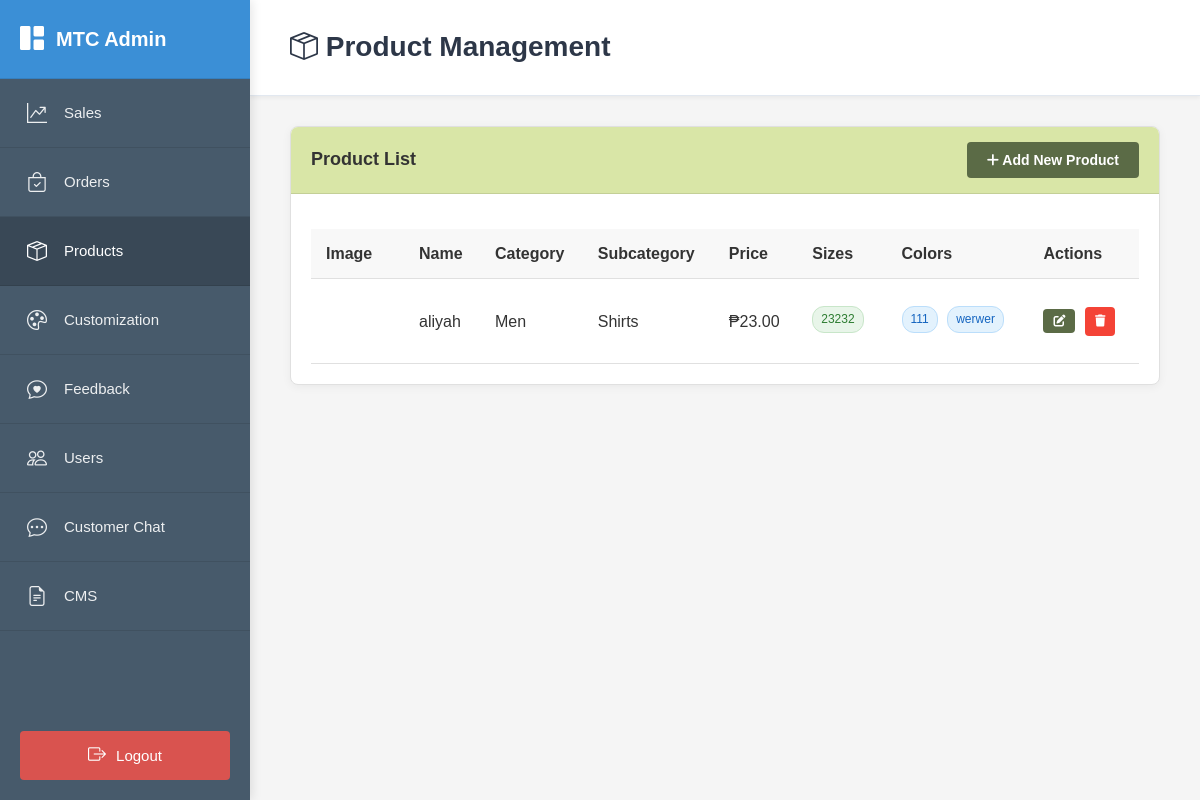
The app's page /admin/product.php (signed in) with its own data.
### tables this page shows
CREATE TABLE `products` (
  `id` int(11) NOT NULL,
  `name` varchar(100) DEFAULT NULL,
  `price` decimal(10,2) DEFAULT NULL,
  `max_per_order` int(11) DEFAULT NULL,
  `image` varchar(100) DEFAULT NULL,
  `category` varchar(50) DEFAULT 'unisex',
  `subcategory` varchar(50) DEFAULT NULL,
  `description` text DEFAULT NULL,
  `material` varchar(100) DEFAULT NULL,
  `discount_enabled` tinyint(1) DEFAULT 0,
  `discount_type` enum('percent','fixed') DEFAULT NULL,
  `discount_value` decimal(10,2) DEFAULT NULL
);

### admin/product.php (the view, shortened to what this page needs)
<?php
include '../db.php';
$conn->query("ALTER TABLE products ADD COLUMN IF NOT EXISTS max_per_order INT NULL DEFAULT NULL AFTER price");
$sql = "SELECT p.*,
               (SELECT GROUP_CONCAT(DISTINCT size) FROM product_sizes WHERE product_id = p.id) as sizes,
               (SELECT GROUP_CONCAT(DISTINCT color) FROM product_colors WHERE product_id = p.id) as colors
        FROM products p
        ORDER BY p.id DESC";
$products = $conn->query($sql);
?>
<!DOCTYPE html>
<html lang="en">
<head>
  <link href="https://cdn.jsdelivr.net/npm/bootstrap-icons@1.11.0/font/bootstrap-icons.css" rel="stylesheet">
  <link rel="stylesheet" href="https://cdnjs.cloudflare.com/ajax/libs/font-awesome/6.0.0/css/all.min.css">
  <link href="https://cdn.jsdelivr.net/npm/select2@4.1.0-rc.0/dist/css/select2.min.css" rel="stylesheet" />
  <link rel="stylesheet" href="css/sidebar.css">
</head>
<body>
<div class="admin-layout">
  <?php include 'includes/sidebar.php'; ?>
  <div class="main-content">
    <div class="content-header">
      <h1><i class="bi bi-box-seam"></i> Product Management</h1>
    </div>
    <div class="content-body">
      <div class="container-fluid">
    <div class="card">
      <div class="card-header">
        <div style="display: flex; justify-content: space-between; align-items: center; width: 100%;">
          <span>Product List</span>
          <button onclick="openAddModal()" class="btn btn-primary" style="margin-left: auto;">
            <i class="fas fa-plus"></i> Add New Product
          </button>
        </div>
      </div>
      <div class="card-body">
        <div class="table-responsive">
          <table class="table">
            <thead>
              <tr>
                <th>Image</th>
                <th>Name</th>
                <th>Category</th>
                <th>Subcategory</th>
                <th>Price</th>
                <th>Sizes</th>
                <th>Colors</th>
                <th>Actions</th>
              </tr>
            </thead>
            <tbody>
              <?php while($product = $products->fetch_assoc()): ?>
                <tr>
                  <td>
<?php
  $productId = (int)$product['id'];
  $imgResult = $conn->query("SELECT image FROM product_images WHERE product_id = $productId ORDER BY id");
  $productImages = [];
  if ($imgResult) {
    while ($imgRow = $imgResult->fetch_assoc()) {
      $productImages[] = $imgRow['image'];
    }
  }
  if (!empty($productImages)) {
    $totalImages = count($productImages);
    $imagesJson = htmlspecialchars(json_encode($productImages), ENT_QUOTES, 'UTF-8');
    echo '<div style="position: relative; width: 60px; height: 60px; cursor: pointer;" onclick="viewProductImages(' . $productId . ', ' . $imagesJson . ')" title="Click to view all ' . $totalImages . ' image(s)">';
    echo '</div>';
  } else {
    echo '<div style="width: 60px; height: 60px; background: #eee; display: flex; align-items: center; justify-content: center; border-radius: 4px;"><i class="fas fa-image" style="font-size: 24px; color: #999;"></i></div>';
  }
?>
                  </td>
                  <td><?php echo htmlspecialchars($product['name']); ?></td>
                  <td><?php echo htmlspecialchars($product['category']); ?></td>
                  <td><?php echo !empty($product['subcategory']) ? htmlspecialchars($product['subcategory']) : '-'; ?></td>
                  <td>₱<?php echo number_format($product['price'], 2); ?></td>
                  <td>
                    <?php if (!empty($product['sizes'])): ?>
                      <?php
                        $sizes = explode(',', $product['sizes']);
                        foreach ($sizes as $size):
                      ?>
                        <span class="badge badge-success"><?php echo htmlspecialchars(trim($size)); ?></span>
                      <?php endforeach; ?>
                    <?php else: ?>
                      -
                    <?php endif; ?>
                  </td>
                  <td>
                    <?php if (!empty($product['colors'])): ?>
                      <?php
                        $colors = explode(',', $product['colors']);
                        foreach ($colors as $color):
                          $trimmedColor = trim($color);
                      ?>
                        <span class="badge badge-info"><?php echo htmlspecialchars($trimmedColor); ?></span>
                      <?php endforeach; ?>
                    <?php else: ?>
                      -
                    <?php endif; ?>
                  </td>
                  <td class="action-buttons">
                    <button onclick="editProduct(<?php echo $product['id']; ?>)" class="btn btn-primary btn-sm">
                      <i class="fas fa-edit"></i>
                    </button>
                    <a href="?delete=<?php echo $product['id']; ?>" class="btn btn-danger btn-sm" onclick="return confirm('Are you sure you want to delete this product?')">
                      <i class="fas fa-trash"></i>
                    </a>
                  </td>
                </tr>
              <?php endwhile; ?>
            </tbody>
          </table>
        </div>
      </div>
    </div>
  </div>
      </div>
    </div>
  </div>
</body>
</html>

### admin/css/sidebar.css (style rules this page uses)
* { margin: 0; padding: 0; box-sizing: border-box; }
body { font-family: 'Segoe UI', Tahoma, Geneva, Verdana, sans-serif; background: #f5f5f5; overflow-x: hidden; }
.admin-layout { display: flex; min-height: 100vh; }
.main-content { margin-left: 250px; flex: 1; min-height: 100vh; background: #f5f5f5; }
.content-header { background: white; padding: 25px 40px; box-shadow: 0 2px 4px rgba(0, 0, 0, 0.05); border-bottom: 1px solid #e2e8f0; }
.content-header h1 { font-size: 28px; color: #2d3748; font-weight: 600; margin: 0; }
.content-body { padding: 30px 40px; }
.card-header { display: flex; align-items: center; gap: 12px; margin-bottom: 15px; }

### admin/product.php (style rules this page uses)
:root { --primary-color: #5b6b46; --primary-light: #d9e6a7; --primary-dark: #4a5a37; --light-gray: #f8f8f8; --dark-gray: #333; --white: #fff; --border-color: #e0e0e0; --text-color: #333; --text-light: #666; --success-color: #4CAF50; --danger-color: #f44336; --warning-color: #ff9800; }
* { margin: 0; padding: 0; box-sizing: border-box; font-family: Arial, sans-serif; }
body { background: #fafafa; color: var(--text-color); line-height: 1.6; }
h1 { color: var(--dark-gray); margin-bottom: 20px; }
.btn { display: inline-block; padding: 10px 20px; border: none; border-radius: 4px; cursor: pointer; font-size: 14px; font-weight: 600; text-decoration: none; transition: all 0.3s ease; }
.btn-primary { background-color: var(--primary-color); color: white; }
.btn-danger { background-color: var(--danger-color); color: white; }
.card { background: white; border-radius: 8px; box-shadow: 0 2px 10px rgba(0,0,0,0.05); margin-bottom: 20px; overflow: hidden; border: 1px solid var(--border-color); }
.card-header { background-color: var(--primary-light); color: var(--dark-gray); padding: 15px 20px; font-size: 18px; font-weight: 600; border-bottom: 1px solid rgba(0,0,0,0.1); }
.card-body { padding: 20px; }
.table { width: 100%; border-collapse: collapse; }
.table th, .table td { padding: 12px 15px; text-align: left; border-bottom: 1px solid var(--border-color); }
.table th { background-color: var(--light-gray); font-weight: 600; color: var(--dark-gray); }
.badge { display: inline-block; padding: 3px 8px; border-radius: 12px; font-size: 12px; font-weight: 500; margin-right: 5px; margin-bottom: 5px; }
.badge-success { background-color: #e8f5e9; color: #2e7d32; border: 1px solid #c8e6c9; }
.badge-info { background-color: #e3f2fd; color: #1565c0; border: 1px solid #bbdefb; }
.action-buttons .btn { padding: 5px 10px; font-size: 12px; margin-right: 5px; }

### records on screen
products: name "aliyah", category "Men", subcategory "Shirts", price "23.00", size "23232", trimmedColor "111", trimmedColor "werwer"
